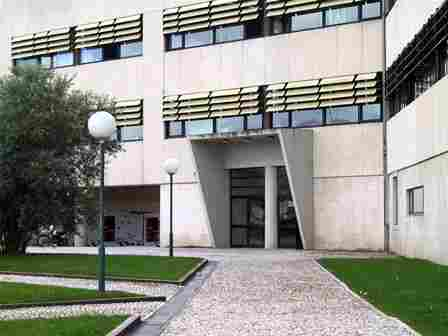
#> input picture images/deti.jpg, 448 x 336 px
$ python aula_06_ex_04.py
#> lines starting #> are read from the running program, lines starting #| are printed output that depends on the picture
import cv2
import numpy as np

# Load the two images
src = cv2.imread('../images/deti.jpg')  # Change to your image path
#> src is the input picture: shape (336, 448, 3); mean B, G, R 139.2, 146, 145.4
dst = cv2.imread('deti_tf.jpg')  # Change to your image path
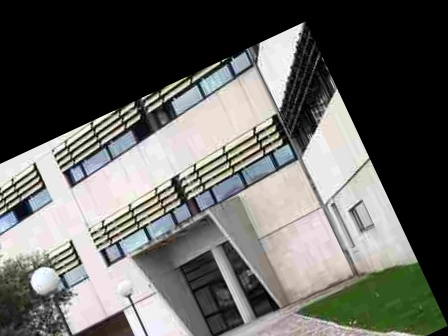
#> input picture #06 - GeometricTransforms_Features/deti_tf.jpg, 448 x 336 px
#> dst is the input picture: shape (336, 448, 3); mean B, G, R 97.3, 100.9, 100.9

# Check if images are loaded
if src is None or dst is None:
    print("Error loading images. Check the image paths.")
    exit()

# Convert images to grayscale
gray_src = cv2.cvtColor(src, cv2.COLOR_BGR2GRAY)
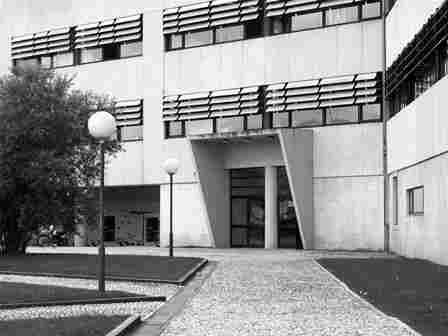
#> gray_src: shape (336, 448); min 0, max 255, mean 145.1
gray_dst = cv2.cvtColor(dst, cv2.COLOR_BGR2GRAY)
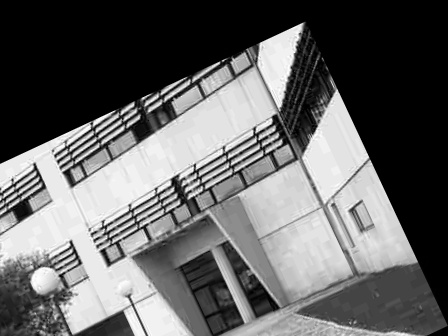
#> gray_dst: shape (336, 448); min 0, max 255, mean 100.5

# Initialize the ORB detector
orb = cv2.ORB_create()

# Find the keypoints and descriptors with ORB
kp1, des1 = orb.detectAndCompute(gray_src, None)
#> kp1 = 500 keypoints; strongest (x, y, size): (287, 87, 31), (283, 99, 31), (179, 103, 31), (242, 92, 31)
kp2, des2 = orb.detectAndCompute(gray_dst, None)
#> kp2 = 500 keypoints; strongest (x, y, size): (91, 123, 31), (38, 178, 31), (197, 168, 31), (69, 245, 31)

# Create BFMatcher object
bf = cv2.BFMatcher(cv2.NORM_HAMMING, crossCheck=True)

# Match descriptors
matches = bf.match(des1, des2)
#> matches = 258 matches

# Sort them in the order of their distance
matches = sorted(matches, key=lambda x: x.distance)

# Modify the number of matches to consider
# Change the percentage to see the impact
numGoodMatches = int(len(matches) * 0.1)  # Keep 10% of the best matches
#> numGoodMatches = 25
# numGoodMatches = int(len(matches) * 0.2)  # Uncomment to keep 20% of the best matches

matches = matches[:numGoodMatches]
#> matches = 25 matches

# Draw matches
im_matches = cv2.drawMatches(src, kp1, dst, kp2, matches, None, flags=cv2.DrawMatchesFlags_NOT_DRAW_SINGLE_POINTS)
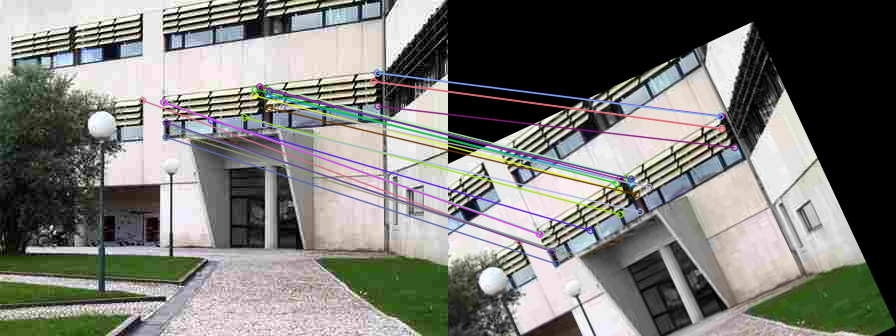
#> im_matches: shape (336, 896, 3); mean B, G, R 118.2, 122.5, 122.7

# Display the matches
cv2.imshow("Matches", im_matches)
cv2.waitKey(0)
cv2.destroyAllWindows()

# Evaluate transform
if len(matches) >= 4:  # Ensure enough matches to compute a homography
    src_pts = np.float32([kp1[m.queryIdx].pt for m in matches]).reshape(-1, 1, 2)
#> src_pts = 25 rows, first 8: [164, 102], [165.6, 136.8], [377.4, 105.8], [211, 120], [164.2, 102.2], [142, 100], [254, 95.04], [174.2, 126.9]
    dst_pts = np.float32([kp2[m.trainIdx].pt for m in matches]).reshape(-1, 1, 2)
#> dst_pts = 25 rows, first 8: [92, 234], [108, 263.5], [286.2, 147.2], [142, 230], [92.16, 233.3], [71, 241], [171.1, 190.1], [112, 251.3]

    # You can proceed to compute the homography here if needed
    homography_matrix, status = cv2.findHomography(src_pts, dst_pts, cv2.RANSAC)
#> homography_matrix = [[0.943, 0.501, -110], [-0.439, 1.03, 209.9], [6.41e-06, 0.000401, 1]]; status = 25 values, max 1 at index 0, min 0 at index 23, mean 0.96
    print("Homography Matrix:")
    print(homography_matrix)
#| [[ 9.43472478e-01  5.00656239e-01 -1.10038039e+02]
#|  [-4.38576353e-01  1.03182999e+00  2.09946488e+02]
#|  [ 6.40817590e-06  4.00799767e-04  1.00000000e+00]]
else:
    print("Not enough matches to compute homography.")
